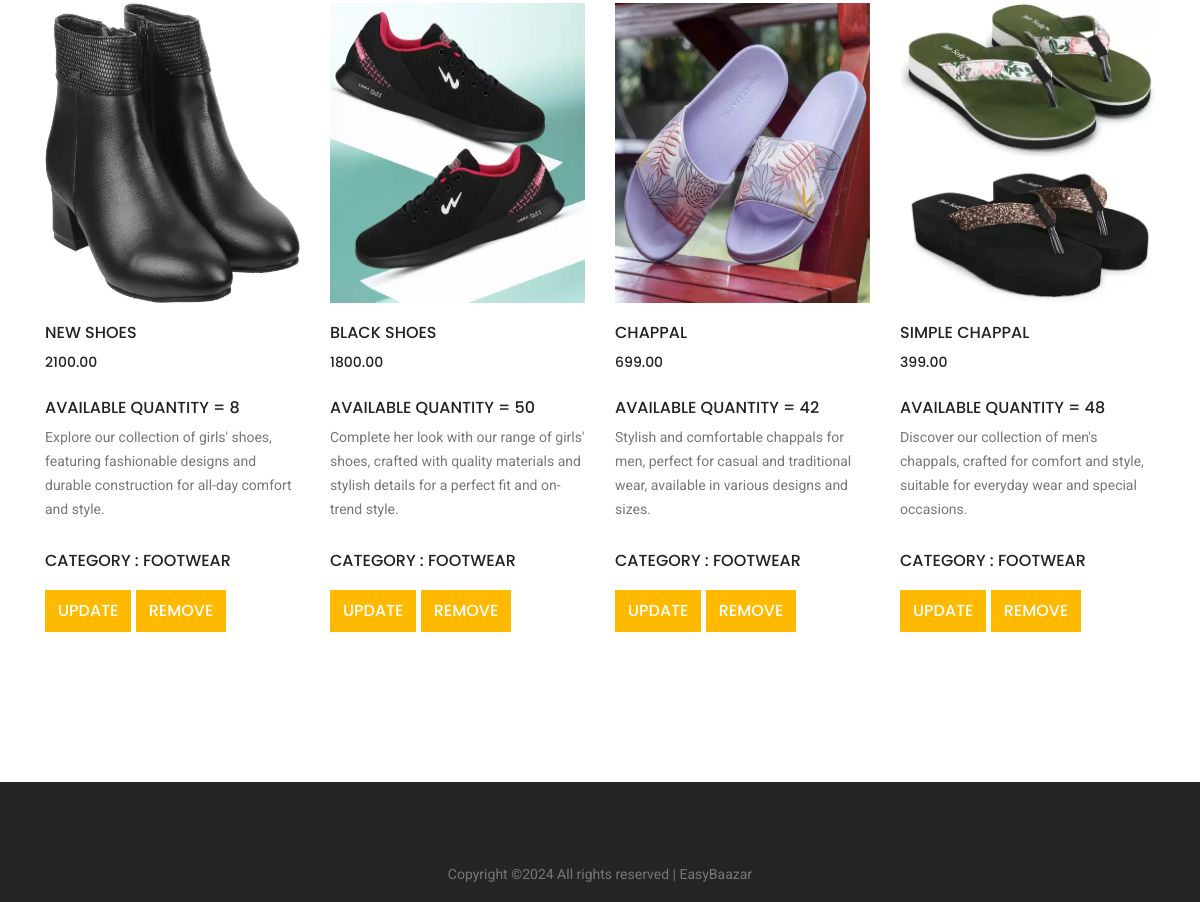
/seller_home/ (signed in, lower part), run on an earlier commit of the app's database.
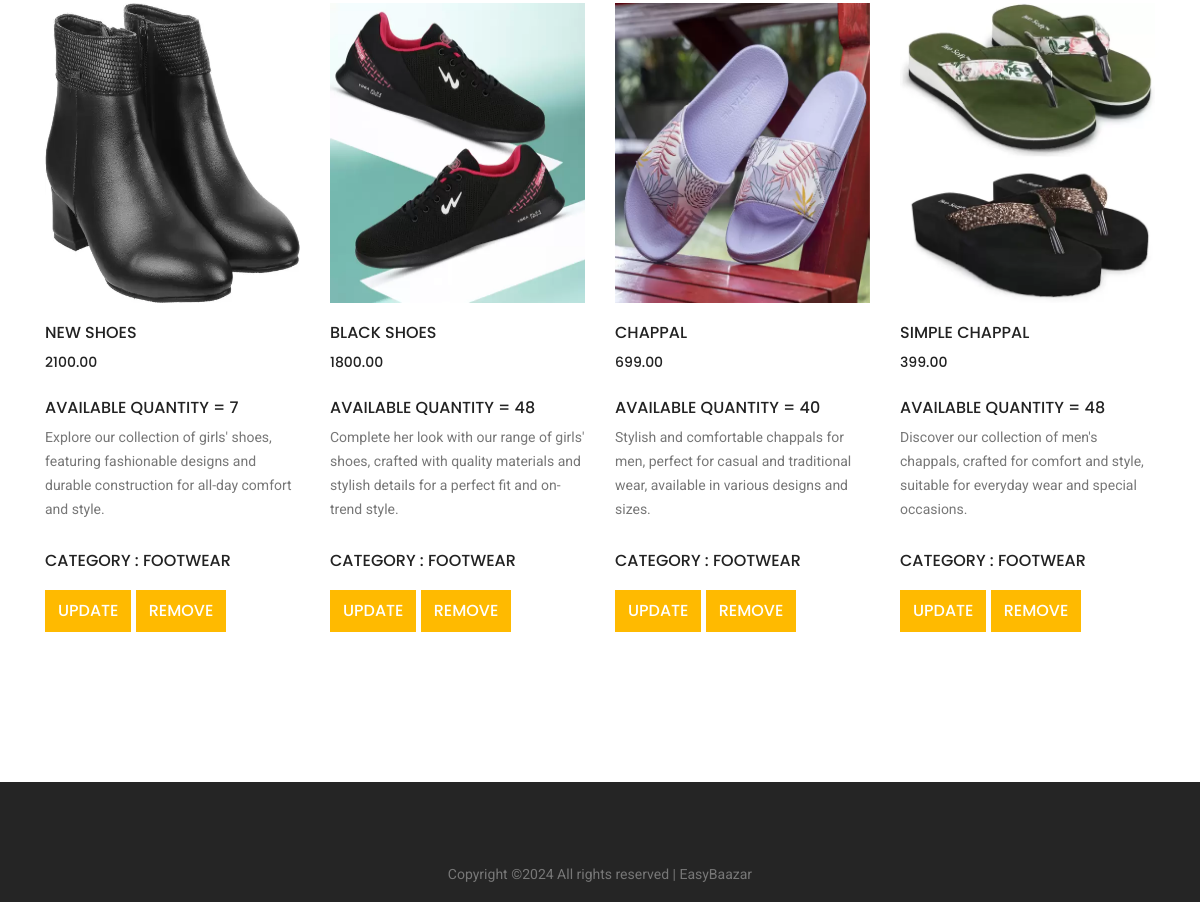
And on a later commit of the database.
### main/models.py (models this page shows, shortened)
class Product(models.Model):
    id = models.AutoField(primary_key=True)
    name = models.CharField(max_length=20)
    name = models.CharField(max_length=50)
    price = models.DecimalField(max_digits=10, decimal_places=2)
    description = models.TextField(max_length=200, default='', null=True, blank=True)
    image = models.ImageField(upload_to='uploads/products/')
    category = models.ForeignKey(Category, on_delete=models.CASCADE, default=1)
    seller_id = models.ForeignKey(Seller, on_delete=models.CASCADE, default=1)
    stock = models.IntegerField()
    available = models.BooleanField(default=True)
    subcategory = models.CharField(max_length=50,null=True,blank=True)

class Category(models.Model):
    id = models.AutoField(primary_key=True)
    name = models.CharField(max_length=20)
    photo = models.ImageField(upload_to='uploads/categories')
    description = models.TextField(max_length=200, default='', null=True, blank=True)
    class Meta:
        verbose_name_plural = 'categories'

### main/views.py (the view)
# urls.py: path('seller_home/' , views.seller_home , name = 'seller_home'),
def seller_home(request):
    products = Product.objects.filter(seller_id = request.session.get('id') )
    data = {
            "products":products,
            "seller_id" : request.session.get('id')
    }
    return render(request , 'seller-home.html' , data)

### templates/seller-home.html (shortened to what this page needs)
{% extends 'seller-base.html' %}
{% block content %}
	<section class="section_gap">
		<div class="single-product-slider">
			<div class="container">
				<div class="row">
					{% for p in products %}
					 <div class="col-lg-3 col-md-6">
						<div class="single-product">
							<img class="img-fluid" src="{{p.image.url}}" alt="" style="height:300px;">
							<div class="product-details" >
								<h6>{{p.name}}</h6>
								<div class="price">
									<h6>{{p.price}}</h6>
								</div><br>
								<h6> Available Quantity = {{p.stock}} </h6>
								<p style="min-height:110px;height:auto;overflow:auto;">{{p.description}}</p>
								<h6>Category : {{p.category.name}}<h6>
								<div class="prd-bottom">
									<a href="{% url 'update_product' p.id %}" class="genric-btn primary " style="padding:0px 12px;font-size:100%;">Update</a>
									<a href="{% url 'delete_product' p.id %}" class="genric-btn primary " style="padding:0px 12px;font-size:100%;">Remove</a>
								</div>
							</div>
						</div>
					</div>
				{% endfor %}
				</div>
			</div>
		</div>
	</section>
{% endblock %}

What changed in the data, as far as the page shows it:
changed Product "NEW SHOES": stock "8" → "7"
changed Product "BLACK SHOES": stock "50" → "48"
changed Product "CHAPPAL": stock "42" → "40"
